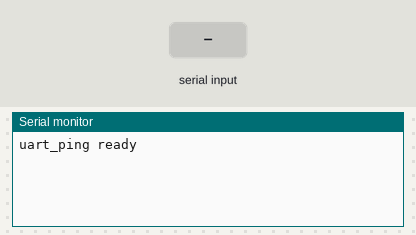
Bench run of a sketch on a simulated Arduino Leonardo, built with avr-gcc and run on an emulated ATmega32U4. On the bench: the last lines printed to the serial monitor. Inputs (shaded band) come from the test bench.

Above: at 1.2 s.
1.3 s: "1" received over the second serial link
At 1.7 s:
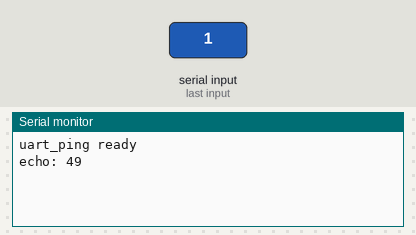
2.8 s: "0" received over the second serial link
At 4.0 s:
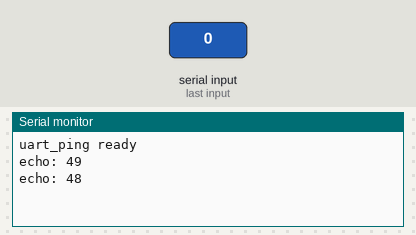
4.3 s: "2" received over the second serial link
At 5.2 s:
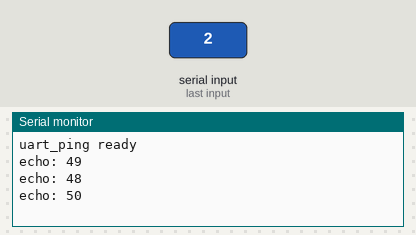

Measured:
- after the input at 1.3 s, the serial monitor: prints a new line at once (image 1)
- after the input at 2.8 s, the serial monitor: prints a new line at once (image 2)
- after the input at 4.3 s, the serial monitor: prints a new line at once (image 3)

The sketch:

uart_ping.ino
```cpp
// uart_ping.ino — Leonardo
// Подключить USB-UART конвертер: TX→pin0(RX1), RX→pin1(TX1), GND→GND
// Скетч читает байт из Serial1 и отправляет его обратно (эхо)

#define BAUD 9600

void setup() {
    Serial.begin(115200);
    Serial1.begin(BAUD);
    Serial.println("uart_ping ready");
}

void loop() {
    if (Serial1.available()) {
        uint8_t b = Serial1.read();
        Serial1.write(b);
        Serial.print("echo: ");
        Serial.println(b);
    }
}
```
